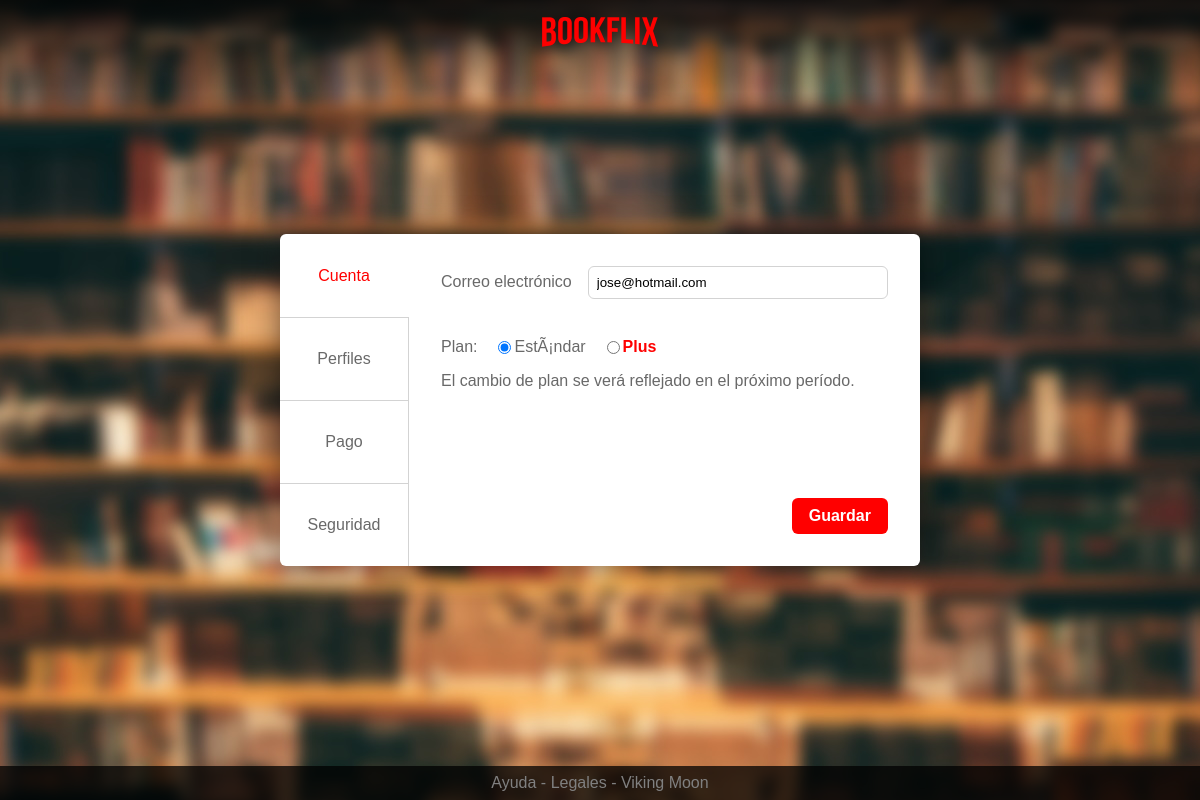
Screenshot of /settings/account.php (signed in) with the database file from the repository.
### tables this page shows
CREATE TABLE `users` (
  `id` int(11) NOT NULL,
  `email` varchar(32) NOT NULL,
  `pass` varchar(32) NOT NULL,
  `type` int(1) NOT NULL,
  `date` date NOT NULL
);

CREATE TABLE `plans` (
  `id` int(11) NOT NULL,
  `name_spa` varchar(32) NOT NULL,
  `price` double NOT NULL,
  `max_profiles` int(11) NOT NULL
);

### settings/account.php (the view, shortened to what this page needs)
<?php
	$conn = conn();
	$id = $_SESSION['id'];
	$row = mysqli_fetch_assoc(mysqli_query($conn, "SELECT * FROM users WHERE id = '$id'"));
	$email = $row['email'];
	$plan = $row['type'];
	$st = mysqli_fetch_assoc(mysqli_query($conn, "SELECT * FROM plans WHERE id ='1'"));
	$pl = mysqli_fetch_assoc(mysqli_query($conn, "SELECT * FROM plans WHERE id ='2'"));
	$stName = $st["name_spa"];
	$plName = $pl["name_spa"];
	$profilesCount =  mysqli_num_rows(mysqli_query($conn, "SELECT * FROM profiles WHERE user_id = '$id'"));
?>
<html>
<head>
    <link rel="stylesheet" href="../css/general.css">
    <link rel="stylesheet" href="../css/alternative.css">
</head>
<body class="books">
	<div class="for-footer">
		<div class=" top-bar-simple">
            <a href="../index.php">
                <img class="margin-16" src="../res/header.png" />
            </a>
		</div>
		<div style="display:flex" class="settings absolute-center box-shadow">
			<div>
				<div style="padding:0.5px;"></div>
				<div class="tab-active">Cuenta</div>
				<div class="splitter"></div>
				<div class="tab" onclick="window.location='profiles.php';">Perfiles</div>
				<div class="splitter"></div>
				<div class="tab" onclick="window.location='payment.php';">Pago</div>
				<div class="splitter"></div>
				<div class="tab" onclick="window.location='security.php';">Seguridad</div>
			</div>
			<form class="settings-container"method="POST" id="account-form" onsubmit="return validateAccountEditing('<?php echo $email ?>')" action="accountDB.php">
				<div class="settings-item">
					<div class="desc">Correo electrónico</div>
					<div class="flex-grow">
						<input class="textbox width-100" type="email" id="email" name="email" placeholder="Correo electrónico" oninput="verifyAccountEditing()" value="<?php echo $email ?>"/>
						<div id="email-redtext" class="redtext"></div>
					</div>
				</div>
				<div class="settings-item">
					<div class="desc">Plan: </div>
					<input <?php if ($profilesCount>2) echo "disabled" ?> class="desc" type="radio" name="plan" id="st" onclick="selectPlan(1)" <?php  if ($plan==1) echo 'checked="true"' ?>>
					<label class="desc" for="st"><?php echo $stName ?></label>
					<input type="radio" name="plan"  id="pl" onclick="selectPlan(2)" <?php  if ($plan==2) echo 'checked="true"' ?>>
					<label class="desc" style="color:red; font-weight:bold;" for="pl"><?php echo $plName ?></label>
				</div>
				<div style="padding:8px;"></div>
				<div> El cambio de plan se verá reflejado en el próximo período.</div>
				<input class="button accent-alt save" id="account-next" style="font-size: 16px" type="submit" value="Guardar">
			</form>
		</div>
    </div>
    <div class="footer">
        <span>
            <a class="gray-link" href='help.php'>Ayuda</a>
            -
            <a class="gray-link" href='legal.php'>Legales</a>
            -
            <a class="gray-link" href='../vm.php'>Viking Moon</a>
        </span>
    </div>
</body>
</html>

### css/general.css (style rules this page uses)
textarea, select, input, button { outline: none; }
body { margin: 0; width: 100%; background-color: black; color: white; font-family: Arial,Helvetica Neue,Helvetica,sans-serif; min-width: 800px; min-height: 720px; }
.box-shadow { box-shadow: 0px 0px 32px 0px rgba(0,0,0,.5) }
.top-bar-simple { background: linear-gradient(180deg, rgba(0,0,0,.75) 0%, rgba(0,0,0,0) 100%); text-align: center; height: 92px; }
.books { background-image: url("../res/books.jpg"); background-position: center; }
.footer { position: static; width: 100%; bottom: 0; text-align: center; color: gray; padding-top: 8px; padding-bottom: 8px; background-color: rgba(0,0,0,.75); }
.for-footer { height:calc(100% - 34px); }
.button { border: 1px solid transparent; border-radius: 6px; color: red; font-weight: bold; text-decoration: none; padding: 8px; padding-left: 16px; padding-right: 16px; cursor: pointer; min-width:64px; text-align:center; transition: .1s; }
.textbox { height:33px; padding: 8px; border-radius: 6px; border: 1px solid lightgray; }
.accent-alt { color: white; background-color: red; }
.margin-16 { margin: 16px; }
.width-100 { width: 100%; }
.flex-grow { flex-grow: 1; }
.absolute-center { position: absolute; top: 50%; left: 50%; transform: translate(-50%, -50%); }
.gray-link { color: gray; text-decoration: none; }

### css/alternative.css (style rules this page uses)
input[type="radio"] { margin-top: 8px; }
.redtext { margin-top: 4px; margin-left: 8px; height: 28px; font-size: 12px; color: red; }
.settings { border-radius: 6px; background-color: white; width: 640px; overflow: hidden; color: dimgray; }
.settings-container { padding: 32px; width: 100%; margin: 0px; }
.settings-item { display: flex; }
.desc { padding-top: 7px; padding-right: 16px; }
.tab { text-align: center; padding-top: 32px; padding-bottom: 32px; width: 128px; border-right: 1px solid lightgray; cursor: pointer; }
.tab-active { color: red; text-align: center; padding-top: 32px; padding-bottom: 32px; width: 128px; }
.splitter { height: 1px; background-color: lightgray; }
.save { position: absolute; font-size: 16px; bottom: 32px; right: 32px; }

### rows the page displays
users: email "jose@hotmail.com", type "☑ EstÃ¡ndar", type "☐ Plus"
plans: name_spa "EstÃ¡ndar"
plans: name_spa "Plus"
